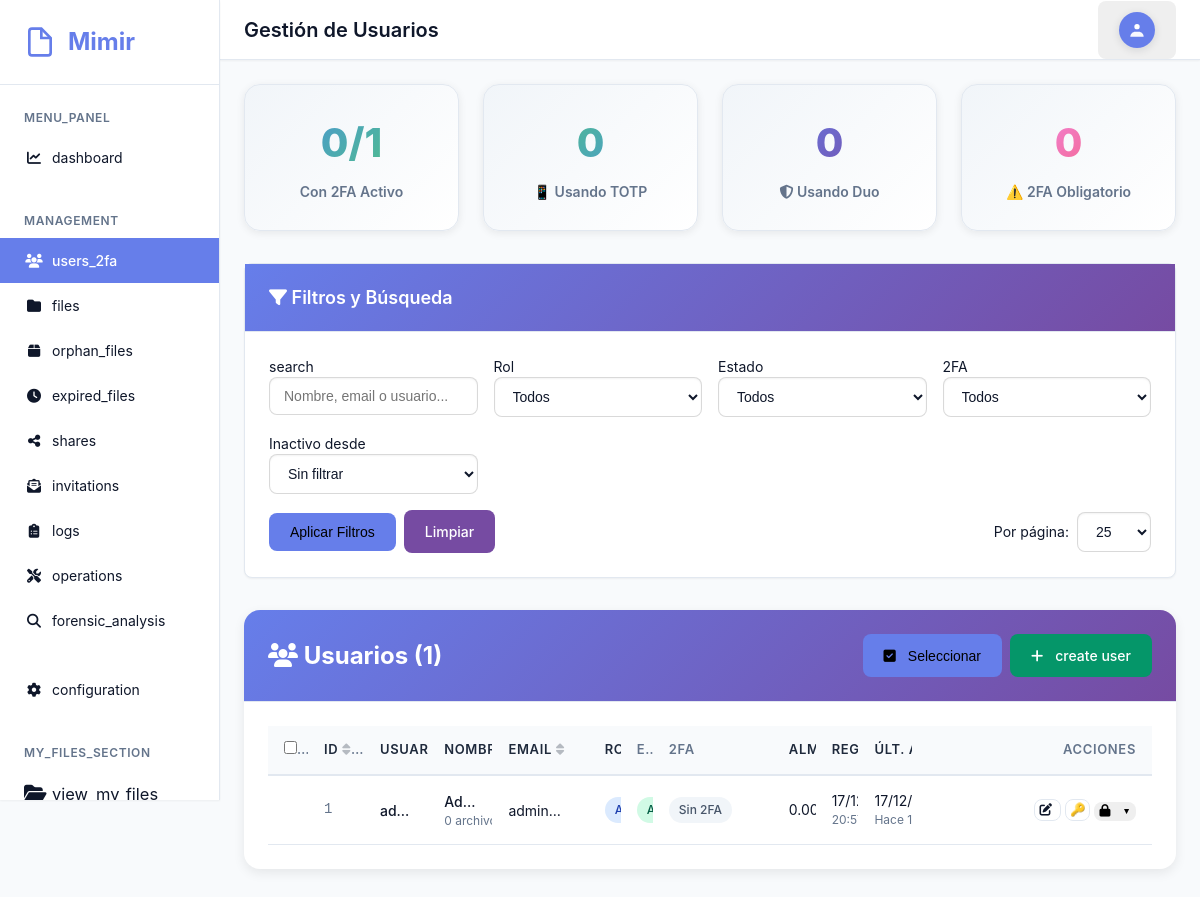
The page /admin/users.php (signed in) on the database its author committed.
### tables this page shows
CREATE TABLE `users` (
  `id` int(11) NOT NULL AUTO_INCREMENT,
  `username` varchar(50) NOT NULL,
  `email` varchar(100) NOT NULL,
  `language` varchar(10) DEFAULT NULL,
  `password` varchar(255) DEFAULT NULL,
  `full_name` varchar(100) DEFAULT NULL,
  `role` enum('admin','user') NOT NULL DEFAULT 'user',
  `is_active` tinyint(1) NOT NULL DEFAULT 1,
  `is_ldap` tinyint(1) NOT NULL DEFAULT 0,
  `storage_quota` bigint(20) DEFAULT NULL COMMENT 'Storage quota in bytes, NULL = unlimited',
  `storage_used` bigint(20) NOT NULL DEFAULT 0,
  `require_2fa` tinyint(1) NOT NULL DEFAULT 0 COMMENT 'Admin can force 2FA for this user',
  `force_password_change` tinyint(1) NOT NULL DEFAULT 0 COMMENT 'Require user to change password on next login',
  `trusted_devices` text DEFAULT NULL COMMENT 'JSON array of trusted device hashes',
  `last_login` datetime DEFAULT NULL,
  `locked_until` datetime DEFAULT NULL,
  `created_at` timestamp NOT NULL DEFAULT current_timestamp(),
  `updated_at` timestamp NOT NULL DEFAULT current_timestamp() ON UPDATE current_timestamp(),
  PRIMARY KEY (`id`),
  UNIQUE KEY `username` (`username`),
  KEY `idx_role` (`role`),
  KEY `idx_is_active` (`is_active`),
  KEY `idx_require_2fa` (`require_2fa`),
  KEY `idx_force_password_change` (`force_password_change`)
);

### public/admin/users.php (the view, shortened to what the rows shown need)
<?php
require_once __DIR__ . '/../../includes/layout.php';
$sortBy = $_GET['sort'] ?? 'created_at';
$sortDir = $_GET['dir'] ?? 'desc';
$sortDir = strtoupper($sortDir) === 'ASC' ? 'ASC' : 'DESC';
$sortOrder = $sortDir;
$page = max(1, intval($_GET['page'] ?? 1));
$perPage = isset($_GET['per_page']) ? max(10, min(100, intval($_GET['per_page']))) : 25;
$offset = ($page - 1) * $perPage;
$db = Database::getInstance()->getConnection();
$where = ["1=1"];
$params = [];
$whereClause = implode(' AND ', $where);
$orderByColumn = ($sortBy === 'last_activity') ? 'last_activity' : "u.$sortBy";
$stmt = $db->prepare("
    SELECT
        u.*,
        COALESCE(uf.is_enabled, 0) as twofa_enabled,
        COALESCE(uf.method, 'none') as twofa_method,
        (SELECT MAX(created_at) FROM activity_log WHERE user_id = u.id) as last_activity,
        COALESCE((SELECT SUM(file_size) FROM files WHERE user_id = u.id), 0) as used_storage,
        (SELECT COUNT(*) FROM files WHERE user_id = u.id) as file_count
    FROM users u
    LEFT JOIN user_2fa uf ON u.id = uf.user_id AND uf.is_enabled = 1
    WHERE $whereClause
    ORDER BY $orderByColumn $sortOrder
    LIMIT ? OFFSET ?
");
$params[] = $perPage;
$params[] = $offset;
$stmt->execute($params);
$users = $stmt->fetchAll();
$stmt = $db->prepare("SELECT COUNT(*) FROM users u WHERE $whereClause");
$stmt->execute(array_slice($params, 0, -2));
$totalUsers = $stmt->fetchColumn();
?>
<div class="content">
    <div class="card" style="border-radius: 1rem; overflow: hidden; border: none; box-shadow: 0 4px 12px rgba(0,0,0,0.08);">
        <div class="card-header card-header--padded card-header--flex">
            <h2 class="card-title" style="color: var(--text-on-primary); font-weight: 700; font-size: 1.5rem;"><i class="fas fa-users"></i> Usuarios (<?php echo number_format($totalUsers); ?>)</h2>
        </div>
        <div class="card-body">
            <?php if (empty($users)): ?>
                <p style="text-align: center; padding: 3rem; color: var(--text-muted);">No hay usuarios</p>
            <?php else: ?>
                <div class="table-responsive">
                    <form method="POST" id="bulkActionForm">
                        <table class="table users-table-compact">
                            <thead>
                                    <th style="width: 40px;">
                                        <input type="checkbox" id="selectAll" onchange="updateSelectAll(this)">
                                    </th>
                                    <th style="width: 56px;" class="col-id">
                                        <a href="?<?php echo http_build_query(array_merge($_GET, ['sort' => 'id', 'dir' => ($sortBy === 'id' && $sortDir === 'asc') ? 'desc' : 'asc'])); ?>" class="sort-link">
                                            ID
                                            <?php if ($sortBy === 'id'): ?>
                                                <i class="fas fa-sort-<?php echo $sortDir === 'asc' ? 'up' : 'down'; ?>"></i>
                                            <?php else: ?>
                                                <i class="fas fa-sort" style="opacity: 0.3;"></i>
                                            <?php endif; ?>
                                        </a>
                                    </th>
                                    <th class="col-username">
                                        <a href="?<?php echo http_build_query(array_merge($_GET, ['sort' => 'username', 'dir' => ($sortBy === 'username' && $sortDir === 'asc') ? 'desc' : 'asc'])); ?>" class="sort-link">
                                            Usuario
                                        </a>
                                    </th>
                                    <th class="col-name">
                                        <a href="?<?php echo http_build_query(array_merge($_GET, ['sort' => 'full_name', 'dir' => ($sortBy === 'full_name' && $sortDir === 'asc') ? 'desc' : 'asc'])); ?>" class="sort-link">
                                            Nombre
                                        </a>
                                    </th>
                                    <th class="col-email">
                                        <a href="?<?php echo http_build_query(array_merge($_GET, ['sort' => 'email', 'dir' => ($sortBy === 'email' && $sortDir === 'asc') ? 'desc' : 'asc'])); ?>" class="sort-link">
                                            Email
                                            <?php if ($sortBy === 'email'): ?>
                                                <i class="fas fa-sort-<?php echo $sortDir === 'asc' ? 'up' : 'down'; ?>"></i>
                                            <?php else: ?>
                                                <i class="fas fa-sort" style="opacity: 0.3;"></i>
                                            <?php endif; ?>
                                        </a>
                                    </th>
                                    <th class="col-role">
                                        <a href="?<?php echo http_build_query(array_merge($_GET, ['sort' => 'role', 'dir' => ($sortBy === 'role' && $sortDir === 'asc') ? 'desc' : 'asc'])); ?>" class="sort-link">
                                        </a>
                                    </th>
                                    <th class="col-status">Estado</th>
                                    <th class="col-2fa" style="width: 120px;">2FA</th>
                                    <th class="col-storage">
                                        <a href="?<?php echo http_build_query(array_merge($_GET, ['sort' => 'storage_quota', 'dir' => ($sortBy === 'storage_quota' && $sortDir === 'asc') ? 'desc' : 'asc'])); ?>" class="sort-link">
                                        </a>
                                    </th>
                                    <th class="col-created">
                                        <a href="?<?php echo http_build_query(array_merge($_GET, ['sort' => 'created_at', 'dir' => ($sortBy === 'created_at' && $sortDir === 'asc') ? 'desc' : 'asc'])); ?>" class="sort-link">
                                        </a>
                                    </th>
                                    <th class="col-last">
                                        <a href="?<?php echo http_build_query(array_merge($_GET, ['sort' => 'last_activity', 'dir' => ($sortBy === 'last_activity' && $sortDir === 'asc') ? 'desc' : 'asc'])); ?>" class="sort-link">
                                        </a>
                                    </th>
                                    <th style="width: 240px; text-align: right;">Acciones</th>
                            </thead>
                            <tbody>
                                <?php foreach ($users as $u): ?>
                                <tr id="user-row-<?php echo $u['id']; ?>">
                                    <td>
                                    </td>
                                    <td style="font-family: ui-monospace, SFMono-Regular, Menlo, Monaco, 'Roboto Mono', 'Courier New', monospace; color: var(--text-muted);">
                                        <code><?php echo intval($u['id']); ?></code>
                                    </td>
                                    <td>
                                    <div class="truncate" style="font-weight: 500;" title="<?php echo htmlspecialchars($u['username']); ?>"><?php echo htmlspecialchars($u['username']); ?></div>
                                </td>
                                <td class="col-name">
                                    <div class="truncate" title="<?php echo htmlspecialchars($u['full_name'] ?: '-'); ?>" style="font-weight:500;">
                                        <?php echo htmlspecialchars($u['full_name'] ?: '-'); ?>
                                    </div>
                                    <div style="font-size: 0.75rem; color: var(--text-muted);">
                                        <?php echo $u['file_count']; ?> archivos
                                    </div>
                                </td>
                                <td><div class="truncate" title="<?php echo htmlspecialchars($u['email'] ?? '-'); ?>"><?php echo htmlspecialchars($u['email'] ?? '-'); ?></div></td>
                                <td>
                                    <span class="badge <?php echo $u['role'] === 'admin' ? 'badge-primary' : 'badge-secondary'; ?>">
                                    </span>
                                </td>
                                <td>
                                    <span class="badge <?php echo $u['is_active'] ? 'badge-success' : 'badge-secondary'; ?>" id="status-badge-<?php echo $u['id']; ?>">
                                    </span>
                                </td>
                                <td>
                                    <?php if ($u['twofa_enabled']): ?>
                                        <?php if ($u['twofa_method'] === 'totp'): ?>
                                            <span class="badge badge-success" title="TOTP activo">📱 TOTP</span>
                                        <?php elseif ($u['twofa_method'] === 'duo'): ?>
                                            <span class="badge badge-info" title="Duo activo"><i class="fas fa-shield-alt"></i> Duo</span>
                                        <?php endif; ?>
                                    <?php else: ?>
                                        <span class="badge badge-secondary" title="Sin 2FA">Sin 2FA</span>
                                    <?php endif; ?>
                                </td>
                                <td class="col-storage">
                                    <div style="font-size: 0.875rem;">
                                    </div>
                                </td>
                                <td class="col-created">
                                    <div><?php echo date('d/m/Y', strtotime($u['created_at'])); ?></div>
                                    <div style="font-size: 0.75rem; color: var(--text-muted);"><?php echo date('H:i', strtotime($u['created_at'])); ?></div>
                                </td>
                                <td class="col-last">
                                    <?php if ($u['last_activity']): ?>
                                        <?php
                                        $lastActivity = strtotime($u['last_activity']);
                                        $daysDiff = floor((time() - $lastActivity) / 86400);
                                        ?>
                                        <div><?php echo date('d/m/Y', $lastActivity); ?></div>
                                        <div style="font-size: 0.75rem; color: <?php echo $daysDiff > 30 ? '#e74c3c' : 'var(--text-muted)'; ?>;">
                                            <?php
                                            if ($daysDiff == 0) echo 'Hoy';
                                            elseif ($daysDiff == 1) echo 'Ayer';
                                            elseif ($daysDiff < 7) echo "Hace $daysDiff días";
                                            elseif ($daysDiff < 30) echo 'Hace ' . floor($daysDiff/7) . ' semanas';
                                            elseif ($daysDiff < 365) echo 'Hace ' . floor($daysDiff/30) . ' meses';
                                            else echo 'Hace ' . floor($daysDiff/365) . ' años';
                                            ?>
                                        </div>
                                    <?php else: ?>
                                        <div style="color: var(--text-muted); font-style: italic;">Nunca</div>
                                    <?php endif; ?>
                                </td>
                                <td class="col-actions" style="text-align: right; white-space: nowrap;">
                                    <div style="display: flex; gap: 0.25rem; justify-content: flex-end;">
                                        <a href="<?php echo BASE_URL; ?>/admin/user_edit.php?id=<?php echo $u['id']; ?>"
                                           class="btn btn-sm btn-outline"
                                           title="Editar"><i class="fas fa-edit"></i></a>
                                        <?php if (!$u['is_ldap']): ?>
                                            <button type="button" onclick="resetUserPassword(<?php echo $u['id']; ?>, '<?php echo htmlspecialchars($u['username'], ENT_QUOTES); ?>')"
                                                                        class="btn btn-sm btn-outline"
                                                                        title="<?php echo t('reset'); ?>">🔑</button>
                                        <?php endif; ?>
                                        <?php if (!empty($u['email']) || $u['twofa_enabled']): ?>
                                            <div class="dropdown" style="display: inline-block;">
                                                <button type="button" class="btn btn-sm btn-info dropdown-toggle" title="Gestionar 2FA"><i class="fas fa-lock"></i></button>
                                            </div>
                                        <?php endif; ?>
                                    </div>
                                </td>
                            </tr>
                            <?php endforeach; ?>
                            </tbody>
                        </table>
                    </form>
                </div>
            <?php endif; ?>
        </div>
    </div>
</div>

### rows shown on the page
users: id "1", username "ad…", full_name "Ad…", file_count "0", email "admin…", lastActivity "1…"

### other values the page prints
$siteName "Mimir"
t('menu_panel') "MENU_PANEL"
t('dashboard') "dashboard"
t('management') "MANAGEMENT"
t('users_2fa') "users_2fa"
t('files') "files"
t('orphan_files') "orphan_files"
t('expired_files') "expired_files"
t('shares') "shares"
t('invitations') "invitations"
t('logs') "logs"
t('operations') "operations"
t('forensic_analysis') "forensic_analysis"
t('configuration') "configuration"
t('my_files_section') "MY_FILES_SECTION"
